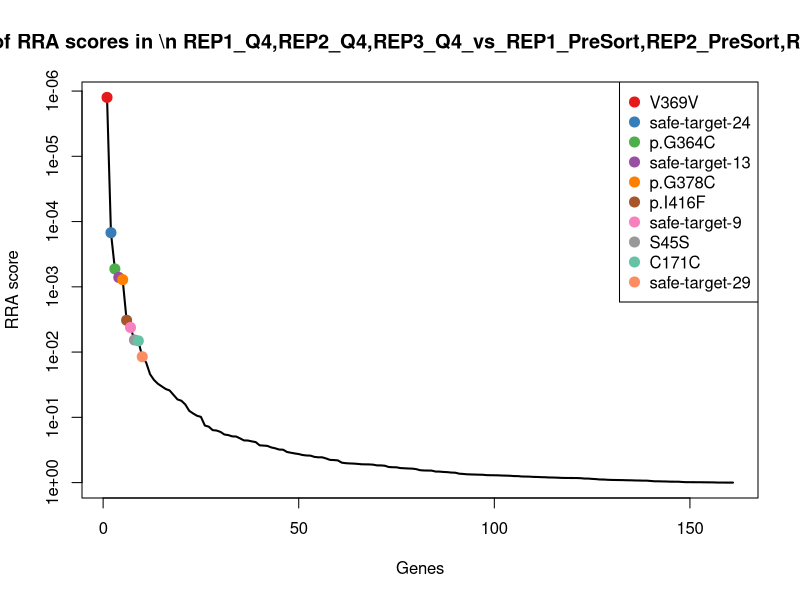
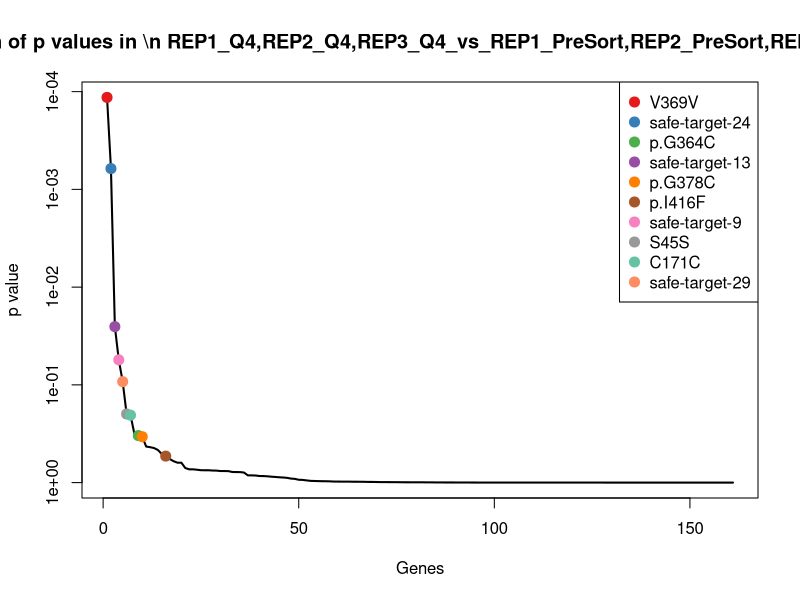
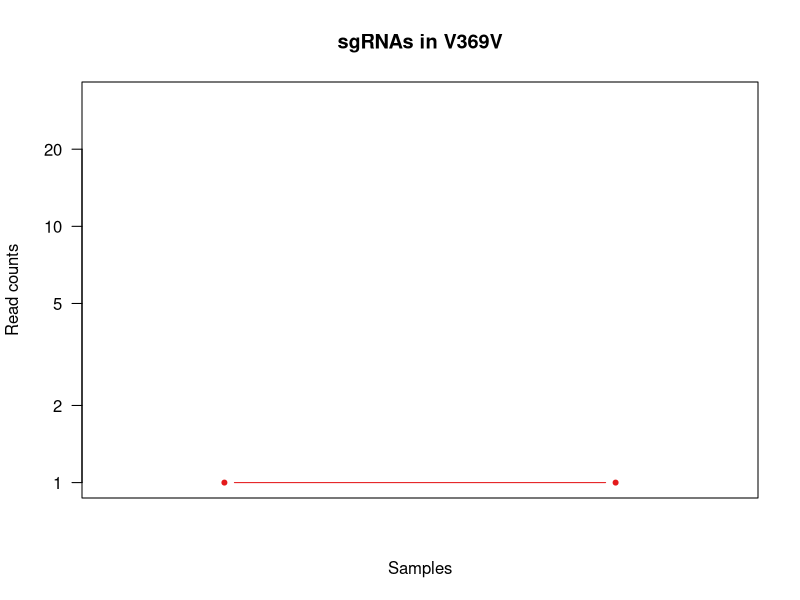

Reproduce these figures in R, in order. (Note: this script raises an error after producing the figures.)
pdf(file='Q4_presort_PAIRED_controls.pdf',width=4.5,height=4.5);
gstable=read.table('Q4_presort_PAIRED_controls.gene_summary.txt',header=T)
# 
#
# parameters
# Do not modify the variables beginning with "__"

# gstablename='__GENE_SUMMARY_FILE__'
startindex=3
# outputfile='__OUTPUT_FILE__'
targetgenelist=c("V369V","safe-target-24","p.G364C","safe-target-13","p.G378C","p.I416F","safe-target-9","S45S","C171C","safe-target-29")
# samplelabel=sub('.\\w+.\\w+$','',colnames(gstable)[startindex]);
samplelabel='REP1_Q4,REP2_Q4,REP3_Q4_vs_REP1_PreSort,REP2_PreSort,REP3_PreSort neg.'


# You need to write some codes in front of this code:
# gstable=read.table(gstablename,header=T)
# pdf(file=outputfile,width=6,height=6)


# set up color using RColorBrewer
#library(RColorBrewer)
#colors <- brewer.pal(length(targetgenelist), "Set1")

colors=c( "#E41A1C", "#377EB8", "#4DAF4A", "#984EA3", "#FF7F00",  "#A65628", "#F781BF",
          "#999999", "#66C2A5", "#FC8D62", "#8DA0CB", "#E78AC3", "#A6D854", "#FFD92F", "#E5C494", "#B3B3B3", 
          "#8DD3C7", "#FFFFB3", "#BEBADA", "#FB8072", "#80B1D3", "#FDB462", "#B3DE69", "#FCCDE5",
          "#D9D9D9", "#BC80BD", "#CCEBC5", "#FFED6F")

######
# function definition

plotrankedvalues<-function(val, tglist, ...){
  
  plot(val,log='y',ylim=c(max(val),min(val)),type='l',lwd=2, ...)
  if(length(tglist)>0){
    for(i in 1:length(tglist)){
      targetgene=tglist[i];
      tx=which(names(val)==targetgene);ty=val[targetgene];
      points(tx,ty,col=colors[(i %% length(colors)) ],cex=2,pch=20)
      # text(tx+50,ty,targetgene,col=colors[i])
    }
    legend('topright',tglist,pch=20,pt.cex = 2,cex=1,col=colors)
  }
}



plotrandvalues<-function(val,targetgenelist, ...){
  # choose the one with the best distance distribution
  
  mindiffvalue=0;
  randval=val;
  for(i in 1:20){
    randval0=sample(val)
    vindex=sort(which(names(randval0) %in% targetgenelist))
    if(max(vindex)>0.9*length(val)){
      # print('pass...')
      next;
    }
    mindiffind=min(diff(vindex));
    if (mindiffind > mindiffvalue){
      mindiffvalue=mindiffind;
      randval=randval0;
      # print(paste('Diff: ',mindiffvalue))
    }
  }
  plot(randval,log='y',ylim=c(max(randval),min(randval)),pch=20,col='grey', ...)
  
  if(length(targetgenelist)>0){
    for(i in 1:length(targetgenelist)){
      targetgene=targetgenelist[i];
      tx=which(names(randval)==targetgene);ty=randval[targetgene];
      points(tx,ty,col=colors[(i %% length(colors)) ],cex=2,pch=20)
      text(tx+50,ty,targetgene,col=colors[i])
    }
  }
  
}




# set.seed(1235)



pvec=gstable[,startindex]
names(pvec)=gstable[,'id']
pvec=sort(pvec);

plotrankedvalues(pvec,targetgenelist,xlab='Genes',ylab='RRA score',main=paste('Distribution of RRA scores in \\n',samplelabel))

# plotrandvalues(pvec,targetgenelist,xlab='Genes',ylab='RRA score',main=paste('Distribution of RRA scores in \\n',samplelabel))


pvec=gstable[,startindex+1]
names(pvec)=gstable[,'id']
pvec=sort(pvec);

plotrankedvalues(pvec,targetgenelist,xlab='Genes',ylab='p value',main=paste('Distribution of p values in \\n',samplelabel))

# plotrandvalues(pvec,targetgenelist,xlab='Genes',ylab='p value',main=paste('Distribution of p values in \\n',samplelabel))



# you need to write after this code:
# dev.off()






# parameters
# Do not modify the variables beginning with "__"
targetmat=list(c(0.0,0.0),c(6.735490181868349,0.7712224723918462),c(5.306450684945646,0.0),c(13.997936926875752,5.723338296363201),c(16.35761901310885,30.848898895673848),c(13.79677178085868,3.708107803850628))
targetgene="V369V"
collabel=c("REP1_PreSort","REP2_PreSort","REP3_PreSort","REP1_Q4","REP2_Q4","REP3_Q4")

# set up color using RColorBrewer
#library(RColorBrewer)
#colors <- brewer.pal(length(targetgenelist), "Set1")

colors=c( "#E41A1C", "#377EB8", "#4DAF4A", "#984EA3", "#FF7F00",  "#A65628", "#F781BF",
          "#999999", "#66C2A5", "#FC8D62", "#8DA0CB", "#E78AC3", "#A6D854", "#FFD92F", "#E5C494", "#B3B3B3", 
          "#8DD3C7", "#FFFFB3", "#BEBADA", "#FB8072", "#80B1D3", "#FDB462", "#B3DE69", "#FCCDE5",
          "#D9D9D9", "#BC80BD", "#CCEBC5", "#FFED6F")


## code

targetmatvec=unlist(targetmat)+1
yrange=range(targetmatvec[targetmatvec>0]);
# yrange[1]=1; # set the minimum value to 1
for(i in 1:length(targetmat)){
  vali=targetmat[[i]]+1;
  if(i==1){
    plot(1:length(vali),vali,type='b',las=1,pch=20,main=paste('sgRNAs in',targetgene),ylab='Read counts',xlab='Samples',xlim=c(0.7,length(vali)+0.3),ylim = yrange,col=colors[(i %% length(colors))],xaxt='n',log='y')
    axis(1,at=1:length(vali),labels=(collabel),las=2)
    # lines(0:100,rep(1,101),col='black');
  }else{
    lines(1:length(vali),vali,type='b',pch=20,col=colors[(i %% length(colors))])
  }
}




# parameters
# Do not modify the variables beginning with "__"
targetmat=list(c(27.995873853751505,4.5786706370905605),c(9.622128831240499,13.882004503053231),c(16.980642191826067,1.2360359346168759))
targetgene="safe-target-24"
collabel=c("REP1_PreSort","REP2_PreSort","REP3_PreSort","REP1_Q4","REP2_Q4","REP3_Q4")

# set up color using RColorBrewer
#library(RColorBrewer)
#colors <- brewer.pal(length(targetgenelist), "Set1")

colors=c( "#E41A1C", "#377EB8", "#4DAF4A", "#984EA3", "#FF7F00",  "#A65628", "#F781BF",
          "#999999", "#66C2A5", "#FC8D62", "#8DA0CB", "#E78AC3", "#A6D854", "#FFD92F", "#E5C494", "#B3B3B3", 
          "#8DD3C7", "#FFFFB3", "#BEBADA", "#FB8072", "#80B1D3", "#FDB462", "#B3DE69", "#FCCDE5",
          "#D9D9D9", "#BC80BD", "#CCEBC5", "#FFED6F")


## code

targetmatvec=unlist(targetmat)+1
yrange=range(targetmatvec[targetmatvec>0]);
# yrange[1]=1; # set the minimum value to 1
for(i in 1:length(targetmat)){
  vali=targetmat[[i]]+1;
  if(i==1){
    plot(1:length(vali),vali,type='b',las=1,pch=20,main=paste('sgRNAs in',targetgene),ylab='Read counts',xlab='Samples',xlim=c(0.7,length(vali)+0.3),ylim = yrange,col=colors[(i %% length(colors))],xaxt='n',log='y')
    axis(1,at=1:length(vali),labels=(collabel),las=2)
    # lines(0:100,rep(1,101),col='black');
  }else{
    lines(1:length(vali),vali,type='b',pch=20,col=colors[(i %% length(colors))])
  }
}




# parameters
# Do not modify the variables beginning with "__"
targetmat=list(c(1.9997052752679647,4.5786706370905605),c(0.9622128831240498,0.7712224723918462),c(1.0612901369891292,1.2360359346168759),c(84.9874741988885,38.91870041526977),c(56.77056010431894,115.68337085877693),c(83.8419208221412,50.67747331929191),c(4.999263188169912,2.2893353185452803),c(11.546554597488598,13.110782030661385),c(6.367740821934776,0.0),c(17.997347477411683,65.24605657854049),c(14.433193246860748,13.882004503053231),c(15.919352054836938,2.4720718692337518),c(9.998526376339823,25.182688503998083),c(11.546554597488598,26.992786533714614),c(19.103222465804325,22.248646823103766))
targetgene="p.G364C"
collabel=c("REP1_PreSort","REP2_PreSort","REP3_PreSort","REP1_Q4","REP2_Q4","REP3_Q4")

# set up color using RColorBrewer
#library(RColorBrewer)
#colors <- brewer.pal(length(targetgenelist), "Set1")

colors=c( "#E41A1C", "#377EB8", "#4DAF4A", "#984EA3", "#FF7F00",  "#A65628", "#F781BF",
          "#999999", "#66C2A5", "#FC8D62", "#8DA0CB", "#E78AC3", "#A6D854", "#FFD92F", "#E5C494", "#B3B3B3", 
          "#8DD3C7", "#FFFFB3", "#BEBADA", "#FB8072", "#80B1D3", "#FDB462", "#B3DE69", "#FCCDE5",
          "#D9D9D9", "#BC80BD", "#CCEBC5", "#FFED6F")


## code

targetmatvec=unlist(targetmat)+1
yrange=range(targetmatvec[targetmatvec>0]);
# yrange[1]=1; # set the minimum value to 1
for(i in 1:length(targetmat)){
  vali=targetmat[[i]]+1;
  if(i==1){
    plot(1:length(vali),vali,type='b',las=1,pch=20,main=paste('sgRNAs in',targetgene),ylab='Read counts',xlab='Samples',xlim=c(0.7,length(vali)+0.3),ylim = yrange,col=colors[(i %% length(colors))],xaxt='n',log='y')
    axis(1,at=1:length(vali),labels=(collabel),las=2)
    # lines(0:100,rep(1,101),col='black');
  }else{
    lines(1:length(vali),vali,type='b',pch=20,col=colors[(i %% length(colors))])
  }
}




# parameters
# Do not modify the variables beginning with "__"
targetmat=list(c(72.98924254728071,45.786706370905605),c(57.73277298744299,21.59422922697169),c(58.37095753440211,32.136934300038774))
targetgene="safe-target-13"
collabel=c("REP1_PreSort","REP2_PreSort","REP3_PreSort","REP1_Q4","REP2_Q4","REP3_Q4")

# set up color using RColorBrewer
#library(RColorBrewer)
#colors <- brewer.pal(length(targetgenelist), "Set1")

colors=c( "#E41A1C", "#377EB8", "#4DAF4A", "#984EA3", "#FF7F00",  "#A65628", "#F781BF",
          "#999999", "#66C2A5", "#FC8D62", "#8DA0CB", "#E78AC3", "#A6D854", "#FFD92F", "#E5C494", "#B3B3B3", 
          "#8DD3C7", "#FFFFB3", "#BEBADA", "#FB8072", "#80B1D3", "#FDB462", "#B3DE69", "#FCCDE5",
          "#D9D9D9", "#BC80BD", "#CCEBC5", "#FFED6F")


## code

targetmatvec=unlist(targetmat)+1
yrange=range(targetmatvec[targetmatvec>0]);
# yrange[1]=1; # set the minimum value to 1
for(i in 1:length(targetmat)){
  vali=targetmat[[i]]+1;
  if(i==1){
    plot(1:length(vali),vali,type='b',las=1,pch=20,main=paste('sgRNAs in',targetgene),ylab='Read counts',xlab='Samples',xlim=c(0.7,length(vali)+0.3),ylim = yrange,col=colors[(i %% length(colors))],xaxt='n',log='y')
    axis(1,at=1:length(vali),labels=(collabel),las=2)
    # lines(0:100,rep(1,101),col='black');
  }else{
    lines(1:length(vali),vali,type='b',pch=20,col=colors[(i %% length(colors))])
  }
}




# parameters
# Do not modify the variables beginning with "__"
targetmat=list(c(2.999557912901947,6.868005955635841),c(1.9244257662480997,6.941002251526616),c(1.0612901369891292,6.180179673084379),c(39.99410550535929,46.93137403017825),c(68.31711470180754,19.280561809796154),c(56.24837726042385,16.068467150019387),c(21.99675802794761,25.182688503998083),c(11.546554597488598,0.7712224723918462),c(19.103222465804325,21.01261088848689),c(31.995284404287435,81.27140380835745),c(37.52630244183794,97.94525399376447),c(57.30966739741298,59.329724861610046),c(10.998379013973805,34.3400297781792),c(20.206470545605047,18.509339337404306),c(9.551611232902163,14.832431215402512))
targetgene="p.G378C"
collabel=c("REP1_PreSort","REP2_PreSort","REP3_PreSort","REP1_Q4","REP2_Q4","REP3_Q4")

# set up color using RColorBrewer
#library(RColorBrewer)
#colors <- brewer.pal(length(targetgenelist), "Set1")

colors=c( "#E41A1C", "#377EB8", "#4DAF4A", "#984EA3", "#FF7F00",  "#A65628", "#F781BF",
          "#999999", "#66C2A5", "#FC8D62", "#8DA0CB", "#E78AC3", "#A6D854", "#FFD92F", "#E5C494", "#B3B3B3", 
          "#8DD3C7", "#FFFFB3", "#BEBADA", "#FB8072", "#80B1D3", "#FDB462", "#B3DE69", "#FCCDE5",
          "#D9D9D9", "#BC80BD", "#CCEBC5", "#FFED6F")


## code

targetmatvec=unlist(targetmat)+1
yrange=range(targetmatvec[targetmatvec>0]);
# yrange[1]=1; # set the minimum value to 1
for(i in 1:length(targetmat)){
  vali=targetmat[[i]]+1;
  if(i==1){
    plot(1:length(vali),vali,type='b',las=1,pch=20,main=paste('sgRNAs in',targetgene),ylab='Read counts',xlab='Samples',xlim=c(0.7,length(vali)+0.3),ylim = yrange,col=colors[(i %% length(colors))],xaxt='n',log='y')
    axis(1,at=1:length(vali),labels=(collabel),las=2)
    # lines(0:100,rep(1,101),col='black');
  }else{
    lines(1:length(vali),vali,type='b',pch=20,col=colors[(i %% length(colors))])
  }
}




# parameters
# Do not modify the variables beginning with "__"
targetmat=list(c(38.994252867725315,20.604017866907522),c(28.866386493721496,86.37691690788677),c(28.65483369870649,13.596395280785634),c(71.98938990964673,85.85007444544802),c(81.78809506554424,107.97114613485846),c(55.18708712343472,45.73332958082441),c(4.999263188169912,4.5786706370905605),c(0.0,7.712224723918462),c(3.183870410967388,1.2360359346168759),c(16.9974948397777,16.025347229816962),c(18.282044779356948,12.339559558269539),c(20.164512602793454,13.596395280785634),c(6.998968463437876,9.157341274181121),c(13.470980363736698,0.7712224723918462),c(21.225802739782583,14.832431215402512))
targetgene="p.I416F"
collabel=c("REP1_PreSort","REP2_PreSort","REP3_PreSort","REP1_Q4","REP2_Q4","REP3_Q4")

# set up color using RColorBrewer
#library(RColorBrewer)
#colors <- brewer.pal(length(targetgenelist), "Set1")

colors=c( "#E41A1C", "#377EB8", "#4DAF4A", "#984EA3", "#FF7F00",  "#A65628", "#F781BF",
          "#999999", "#66C2A5", "#FC8D62", "#8DA0CB", "#E78AC3", "#A6D854", "#FFD92F", "#E5C494", "#B3B3B3", 
          "#8DD3C7", "#FFFFB3", "#BEBADA", "#FB8072", "#80B1D3", "#FDB462", "#B3DE69", "#FCCDE5",
          "#D9D9D9", "#BC80BD", "#CCEBC5", "#FFED6F")


## code

targetmatvec=unlist(targetmat)+1
yrange=range(targetmatvec[targetmatvec>0]);
# yrange[1]=1; # set the minimum value to 1
for(i in 1:length(targetmat)){
  vali=targetmat[[i]]+1;
  if(i==1){
    plot(1:length(vali),vali,type='b',las=1,pch=20,main=paste('sgRNAs in',targetgene),ylab='Read counts',xlab='Samples',xlim=c(0.7,length(vali)+0.3),ylim = yrange,col=colors[(i %% length(colors))],xaxt='n',log='y')
    axis(1,at=1:length(vali),labels=(collabel),las=2)
    # lines(0:100,rep(1,101),col='black');
  }else{
    lines(1:length(vali),vali,type='b',pch=20,col=colors[(i %% length(colors))])
  }
}




# parameters
# Do not modify the variables beginning with "__"
targetmat=list(c(174.9742115859469,49.220709348723524),c(164.53840301421252,111.05603602442585),c(123.10965589073899,63.03783266546067))
targetgene="safe-target-9"
collabel=c("REP1_PreSort","REP2_PreSort","REP3_PreSort","REP1_Q4","REP2_Q4","REP3_Q4")

# set up color using RColorBrewer
#library(RColorBrewer)
#colors <- brewer.pal(length(targetgenelist), "Set1")

colors=c( "#E41A1C", "#377EB8", "#4DAF4A", "#984EA3", "#FF7F00",  "#A65628", "#F781BF",
          "#999999", "#66C2A5", "#FC8D62", "#8DA0CB", "#E78AC3", "#A6D854", "#FFD92F", "#E5C494", "#B3B3B3", 
          "#8DD3C7", "#FFFFB3", "#BEBADA", "#FB8072", "#80B1D3", "#FDB462", "#B3DE69", "#FCCDE5",
          "#D9D9D9", "#BC80BD", "#CCEBC5", "#FFED6F")


## code

targetmatvec=unlist(targetmat)+1
yrange=range(targetmatvec[targetmatvec>0]);
# yrange[1]=1; # set the minimum value to 1
for(i in 1:length(targetmat)){
  vali=targetmat[[i]]+1;
  if(i==1){
    plot(1:length(vali),vali,type='b',las=1,pch=20,main=paste('sgRNAs in',targetgene),ylab='Read counts',xlab='Samples',xlim=c(0.7,length(vali)+0.3),ylim = yrange,col=colors[(i %% length(colors))],xaxt='n',log='y')
    axis(1,at=1:length(vali),labels=(collabel),las=2)
    # lines(0:100,rep(1,101),col='black');
  }else{
    lines(1:length(vali),vali,type='b',pch=20,col=colors[(i %% length(colors))])
  }
}




# parameters
# Do not modify the variables beginning with "__"
targetmat=list(c(58.99130562040496,20.604017866907522),c(43.299579740582246,77.89346971157646),c(56.24837726042385,30.9008983654219),c(42.99366341826124,32.050694459633924),c(64.46826316931134,47.04457081590262),c(49.88063643848907,29.664862430805023))
targetgene="S45S"
collabel=c("REP1_PreSort","REP2_PreSort","REP3_PreSort","REP1_Q4","REP2_Q4","REP3_Q4")

# set up color using RColorBrewer
#library(RColorBrewer)
#colors <- brewer.pal(length(targetgenelist), "Set1")

colors=c( "#E41A1C", "#377EB8", "#4DAF4A", "#984EA3", "#FF7F00",  "#A65628", "#F781BF",
          "#999999", "#66C2A5", "#FC8D62", "#8DA0CB", "#E78AC3", "#A6D854", "#FFD92F", "#E5C494", "#B3B3B3", 
          "#8DD3C7", "#FFFFB3", "#BEBADA", "#FB8072", "#80B1D3", "#FDB462", "#B3DE69", "#FCCDE5",
          "#D9D9D9", "#BC80BD", "#CCEBC5", "#FFED6F")


## code

targetmatvec=unlist(targetmat)+1
yrange=range(targetmatvec[targetmatvec>0]);
# yrange[1]=1; # set the minimum value to 1
for(i in 1:length(targetmat)){
  vali=targetmat[[i]]+1;
  if(i==1){
    plot(1:length(vali),vali,type='b',las=1,pch=20,main=paste('sgRNAs in',targetgene),ylab='Read counts',xlab='Samples',xlim=c(0.7,length(vali)+0.3),ylim = yrange,col=colors[(i %% length(colors))],xaxt='n',log='y')
    axis(1,at=1:length(vali),labels=(collabel),las=2)
    # lines(0:100,rep(1,101),col='black');
  }else{
    lines(1:length(vali),vali,type='b',pch=20,col=colors[(i %% length(colors))])
  }
}




# parameters
# Do not modify the variables beginning with "__"
targetmat=list(c(702.8964042566896,608.9631947330446),c(774.5813709148601,677.9045532324328),c(648.448273700358,603.1855360930355),c(1.9997052752679647,3.4340029778179204),c(3.8488515324961994,1.5424449447836923),c(5.306450684945646,1.2360359346168759))
targetgene="C171C"
collabel=c("REP1_PreSort","REP2_PreSort","REP3_PreSort","REP1_Q4","REP2_Q4","REP3_Q4")

# set up color using RColorBrewer
#library(RColorBrewer)
#colors <- brewer.pal(length(targetgenelist), "Set1")

colors=c( "#E41A1C", "#377EB8", "#4DAF4A", "#984EA3", "#FF7F00",  "#A65628", "#F781BF",
          "#999999", "#66C2A5", "#FC8D62", "#8DA0CB", "#E78AC3", "#A6D854", "#FFD92F", "#E5C494", "#B3B3B3", 
          "#8DD3C7", "#FFFFB3", "#BEBADA", "#FB8072", "#80B1D3", "#FDB462", "#B3DE69", "#FCCDE5",
          "#D9D9D9", "#BC80BD", "#CCEBC5", "#FFED6F")


## code

targetmatvec=unlist(targetmat)+1
yrange=range(targetmatvec[targetmatvec>0]);
# yrange[1]=1; # set the minimum value to 1
for(i in 1:length(targetmat)){
  vali=targetmat[[i]]+1;
  if(i==1){
    plot(1:length(vali),vali,type='b',las=1,pch=20,main=paste('sgRNAs in',targetgene),ylab='Read counts',xlab='Samples',xlim=c(0.7,length(vali)+0.3),ylim = yrange,col=colors[(i %% length(colors))],xaxt='n',log='y')
    axis(1,at=1:length(vali),labels=(collabel),las=2)
    # lines(0:100,rep(1,101),col='black');
  }else{
    lines(1:length(vali),vali,type='b',pch=20,col=colors[(i %% length(colors))])
  }
}




# parameters
# Do not modify the variables beginning with "__"
targetmat=list(c(231.96581193108392,133.9261161348989),c(217.46011158603525,104.88625624529108),c(199.52254575395628,149.56034808864197))
targetgene="safe-target-29"
collabel=c("REP1_PreSort","REP2_PreSort","REP3_PreSort","REP1_Q4","REP2_Q4","REP3_Q4")

# set up color using RColorBrewer
#library(RColorBrewer)
#colors <- brewer.pal(length(targetgenelist), "Set1")

colors=c( "#E41A1C", "#377EB8", "#4DAF4A", "#984EA3", "#FF7F00",  "#A65628", "#F781BF",
          "#999999", "#66C2A5", "#FC8D62", "#8DA0CB", "#E78AC3", "#A6D854", "#FFD92F", "#E5C494", "#B3B3B3", 
          "#8DD3C7", "#FFFFB3", "#BEBADA", "#FB8072", "#80B1D3", "#FDB462", "#B3DE69", "#FCCDE5",
          "#D9D9D9", "#BC80BD", "#CCEBC5", "#FFED6F")


## code

targetmatvec=unlist(targetmat)+1
yrange=range(targetmatvec[targetmatvec>0]);
# yrange[1]=1; # set the minimum value to 1
for(i in 1:length(targetmat)){
  vali=targetmat[[i]]+1;
  if(i==1){
    plot(1:length(vali),vali,type='b',las=1,pch=20,main=paste('sgRNAs in',targetgene),ylab='Read counts',xlab='Samples',xlim=c(0.7,length(vali)+0.3),ylim = yrange,col=colors[(i %% length(colors))],xaxt='n',log='y')
    axis(1,at=1:length(vali),labels=(collabel),las=2)
    # lines(0:100,rep(1,101),col='black');
  }else{
    lines(1:length(vali),vali,type='b',pch=20,col=colors[(i %% length(colors))])
  }
}



# 
#
# parameters
# Do not modify the variables beginning with "__"

# gstablename='__GENE_SUMMARY_FILE__'
startindex=9
# outputfile='__OUTPUT_FILE__'
targetgenelist=c("safe-target-15","safe-target-10","p.H210P","safe-target-26","p.R320Q","p.G378C","p.R362Q","p.A184G","p.V369L","p.H274R")
# samplelabel=sub('.\\w+.\\w+$','',colnames(gstable)[startindex]);
samplelabel='REP1_Q4,REP2_Q4,REP3_Q4_vs_REP1_PreSort,REP2_PreSort,REP3_PreSort pos.'


# You need to write some codes in front of this code:
# gstable=read.table(gstablename,header=T)
# pdf(file=outputfile,width=6,height=6)


# set up color using RColorBrewer
#library(RColorBrewer)
#colors <- brewer.pal(length(targetgenelist), "Set1")

colors=c( "#E41A1C", "#377EB8", "#4DAF4A", "#984EA3", "#FF7F00",  "#A65628", "#F781BF",
          "#999999", "#66C2A5", "#FC8D62", "#8DA0CB", "#E78AC3", "#A6D854", "#FFD92F", "#E5C494", "#B3B3B3", 
          "#8DD3C7", "#FFFFB3", "#BEBADA", "#FB8072", "#80B1D3", "#FDB462", "#B3DE69", "#FCCDE5",
          "#D9D9D9", "#BC80BD", "#CCEBC5", "#FFED6F")

######
# function definition

plotrankedvalues<-function(val, tglist, ...){
  
  plot(val,log='y',ylim=c(max(val),min(val)),type='l',lwd=2, ...)
  if(length(tglist)>0){
    for(i in 1:length(tglist)){
      targetgene=tglist[i];
      tx=which(names(val)==targetgene);ty=val[targetgene];
      points(tx,ty,col=colors[(i %% length(colors)) ],cex=2,pch=20)
      # text(tx+50,ty,targetgene,col=colors[i])
    }
    legend('topright',tglist,pch=20,pt.cex = 2,cex=1,col=colors)
  }
}



plotrandvalues<-function(val,targetgenelist, ...){
  # choose the one with the best distance distribution
  
  mindiffvalue=0;
  randval=val;
  for(i in 1:20){
    randval0=sample(val)
    vindex=sort(which(names(randval0) %in% targetgenelist))
    if(max(vindex)>0.9*length(val)){
      # print('pass...')
      next;
    }
    mindiffind=min(diff(vindex));
    if (mindiffind > mindiffvalue){
      mindiffvalue=mindiffind;
      randval=randval0;
      # print(paste('Diff: ',mindiffvalue))
    }
  }
  plot(randval,log='y',ylim=c(max(randval),min(randval)),pch=20,col='grey', ...)
  
  if(length(targetgenelist)>0){
    for(i in 1:length(targetgenelist)){
      targetgene=targetgenelist[i];
      tx=which(names(randval)==targetgene);ty=randval[targetgene];
      points(tx,ty,col=colors[(i %% length(colors)) ],cex=2,pch=20)
      text(tx+50,ty,targetgene,col=colors[i])
    }
  }
  
}




# set.seed(1235)



pvec=gstable[,startindex]
names(pvec)=gstable[,'id']
pvec=sort(pvec);

plotrankedvalues(pvec,targetgenelist,xlab='Genes',ylab='RRA score',main=paste('Distribution of RRA scores in \\n',samplelabel))

# plotrandvalues(pvec,targetgenelist,xlab='Genes',ylab='RRA score',main=paste('Distribution of RRA scores in \\n',samplelabel))


pvec=gstable[,startindex+1]
names(pvec)=gstable[,'id']
pvec=sort(pvec);

plotrankedvalues(pvec,targetgenelist,xlab='Genes',ylab='p value',main=paste('Distribution of p values in \\n',samplelabel))

# plotrandvalues(pvec,targetgenelist,xlab='Genes',ylab='p value',main=paste('Distribution of p values in \\n',samplelabel))



# you need to write after this code:
# dev.off()






# parameters
# Do not modify the variables beginning with "__"
targetmat=list(c(283.958149088051,1953.9476943783968),c(445.5045648864351,2284.3609632246485),c(213.31931753481499,943.0954181126763))
targetgene="safe-target-15"
collabel=c("REP1_PreSort","REP2_PreSort","REP3_PreSort","REP1_Q4","REP2_Q4","REP3_Q4")

# set up color using RColorBrewer
#library(RColorBrewer)
#colors <- brewer.pal(length(targetgenelist), "Set1")

colors=c( "#E41A1C", "#377EB8", "#4DAF4A", "#984EA3", "#FF7F00",  "#A65628", "#F781BF",
          "#999999", "#66C2A5", "#FC8D62", "#8DA0CB", "#E78AC3", "#A6D854", "#FFD92F", "#E5C494", "#B3B3B3", 
          "#8DD3C7", "#FFFFB3", "#BEBADA", "#FB8072", "#80B1D3", "#FDB462", "#B3DE69", "#FCCDE5",
          "#D9D9D9", "#BC80BD", "#CCEBC5", "#FFED6F")


## code

targetmatvec=unlist(targetmat)+1
yrange=range(targetmatvec[targetmatvec>0]);
# yrange[1]=1; # set the minimum value to 1
for(i in 1:length(targetmat)){
  vali=targetmat[[i]]+1;
  if(i==1){
    plot(1:length(vali),vali,type='b',las=1,pch=20,main=paste('sgRNAs in',targetgene),ylab='Read counts',xlab='Samples',xlim=c(0.7,length(vali)+0.3),ylim = yrange,col=colors[(i %% length(colors))],xaxt='n',log='y')
    axis(1,at=1:length(vali),labels=(collabel),las=2)
    # lines(0:100,rep(1,101),col='black');
  }else{
    lines(1:length(vali),vali,type='b',pch=20,col=colors[(i %% length(colors))])
  }
}




# parameters
# Do not modify the variables beginning with "__"
targetmat=list(c(403.94046560412886,2030.6404275496636),c(676.435656836207,2335.26164640251),c(403.2902520558691,1250.8683658322784))
targetgene="safe-target-10"
collabel=c("REP1_PreSort","REP2_PreSort","REP3_PreSort","REP1_Q4","REP2_Q4","REP3_Q4")

# set up color using RColorBrewer
#library(RColorBrewer)
#colors <- brewer.pal(length(targetgenelist), "Set1")

colors=c( "#E41A1C", "#377EB8", "#4DAF4A", "#984EA3", "#FF7F00",  "#A65628", "#F781BF",
          "#999999", "#66C2A5", "#FC8D62", "#8DA0CB", "#E78AC3", "#A6D854", "#FFD92F", "#E5C494", "#B3B3B3", 
          "#8DD3C7", "#FFFFB3", "#BEBADA", "#FB8072", "#80B1D3", "#FDB462", "#B3DE69", "#FCCDE5",
          "#D9D9D9", "#BC80BD", "#CCEBC5", "#FFED6F")


## code

targetmatvec=unlist(targetmat)+1
yrange=range(targetmatvec[targetmatvec>0]);
# yrange[1]=1; # set the minimum value to 1
for(i in 1:length(targetmat)){
  vali=targetmat[[i]]+1;
  if(i==1){
    plot(1:length(vali),vali,type='b',las=1,pch=20,main=paste('sgRNAs in',targetgene),ylab='Read counts',xlab='Samples',xlim=c(0.7,length(vali)+0.3),ylim = yrange,col=colors[(i %% length(colors))],xaxt='n',log='y')
    axis(1,at=1:length(vali),labels=(collabel),las=2)
    # lines(0:100,rep(1,101),col='black');
  }else{
    lines(1:length(vali),vali,type='b',pch=20,col=colors[(i %% length(colors))])
  }
}




# parameters
# Do not modify the variables beginning with "__"
targetmat=list(c(9.998526376339823,36.629365096724484),c(16.35761901310885,8.483447196310308),c(5.306450684945646,21.01261088848689),c(10.998379013973805,9.157341274181121),c(12.508767480612647,15.424449447836924),c(10.612901369891292,17.304503084636263),c(14.997789564509736,24.038020844725445),c(21.168683428729096,16.19567192022877),c(12.735481643869552,29.664862430805023),c(5.999115825803894,12.591344251999042),c(0.9622128831240498,2.3136674171755383),c(0.0,8.652251542318131),c(11.998231651607789,30.906026800361282),c(17.3198318962329,26.22156406132277),c(8.490321095913034,22.248646823103766))
targetgene="p.H210P"
collabel=c("REP1_PreSort","REP2_PreSort","REP3_PreSort","REP1_Q4","REP2_Q4","REP3_Q4")

# set up color using RColorBrewer
#library(RColorBrewer)
#colors <- brewer.pal(length(targetgenelist), "Set1")

colors=c( "#E41A1C", "#377EB8", "#4DAF4A", "#984EA3", "#FF7F00",  "#A65628", "#F781BF",
          "#999999", "#66C2A5", "#FC8D62", "#8DA0CB", "#E78AC3", "#A6D854", "#FFD92F", "#E5C494", "#B3B3B3", 
          "#8DD3C7", "#FFFFB3", "#BEBADA", "#FB8072", "#80B1D3", "#FDB462", "#B3DE69", "#FCCDE5",
          "#D9D9D9", "#BC80BD", "#CCEBC5", "#FFED6F")


## code

targetmatvec=unlist(targetmat)+1
yrange=range(targetmatvec[targetmatvec>0]);
# yrange[1]=1; # set the minimum value to 1
for(i in 1:length(targetmat)){
  vali=targetmat[[i]]+1;
  if(i==1){
    plot(1:length(vali),vali,type='b',las=1,pch=20,main=paste('sgRNAs in',targetgene),ylab='Read counts',xlab='Samples',xlim=c(0.7,length(vali)+0.3),ylim = yrange,col=colors[(i %% length(colors))],xaxt='n',log='y')
    axis(1,at=1:length(vali),labels=(collabel),las=2)
    # lines(0:100,rep(1,101),col='black');
  }else{
    lines(1:length(vali),vali,type='b',pch=20,col=colors[(i %% length(colors))])
  }
}




# parameters
# Do not modify the variables beginning with "__"
targetmat=list(c(254.9624225966655,651.3158981261322),c(310.7947612490681,785.1044768948993),c(229.23866958965192,531.4954518852567))
targetgene="safe-target-26"
collabel=c("REP1_PreSort","REP2_PreSort","REP3_PreSort","REP1_Q4","REP2_Q4","REP3_Q4")

# set up color using RColorBrewer
#library(RColorBrewer)
#colors <- brewer.pal(length(targetgenelist), "Set1")

colors=c( "#E41A1C", "#377EB8", "#4DAF4A", "#984EA3", "#FF7F00",  "#A65628", "#F781BF",
          "#999999", "#66C2A5", "#FC8D62", "#8DA0CB", "#E78AC3", "#A6D854", "#FFD92F", "#E5C494", "#B3B3B3", 
          "#8DD3C7", "#FFFFB3", "#BEBADA", "#FB8072", "#80B1D3", "#FDB462", "#B3DE69", "#FCCDE5",
          "#D9D9D9", "#BC80BD", "#CCEBC5", "#FFED6F")


## code

targetmatvec=unlist(targetmat)+1
yrange=range(targetmatvec[targetmatvec>0]);
# yrange[1]=1; # set the minimum value to 1
for(i in 1:length(targetmat)){
  vali=targetmat[[i]]+1;
  if(i==1){
    plot(1:length(vali),vali,type='b',las=1,pch=20,main=paste('sgRNAs in',targetgene),ylab='Read counts',xlab='Samples',xlim=c(0.7,length(vali)+0.3),ylim = yrange,col=colors[(i %% length(colors))],xaxt='n',log='y')
    axis(1,at=1:length(vali),labels=(collabel),las=2)
    # lines(0:100,rep(1,101),col='black');
  }else{
    lines(1:length(vali),vali,type='b',pch=20,col=colors[(i %% length(colors))])
  }
}




# parameters
# Do not modify the variables beginning with "__"
targetmat=list(c(102.98482167630019,148.80679570544322),c(90.44801101366069,202.0602877666637),c(117.80320520579335,84.05044355394756),c(21.99675802794761,92.71808040108385),c(49.07285703932654,84.06324949071123),c(19.103222465804325,58.09368892699317),c(42.99366341826124,95.00741571962914),c(31.753025143093645,68.63880004287431),c(38.20644493160865,61.8017967308438),c(101.9849690386662,172.84481655016867),c(100.07013984490118,239.07896644147232),c(144.33545863052157,139.67206061170697),c(40.99395814299328,57.23338296363201),c(51.959495688698695,60.155352846564),c(53.064506849456464,21.01261088848689))
targetgene="p.R320Q"
collabel=c("REP1_PreSort","REP2_PreSort","REP3_PreSort","REP1_Q4","REP2_Q4","REP3_Q4")

# set up color using RColorBrewer
#library(RColorBrewer)
#colors <- brewer.pal(length(targetgenelist), "Set1")

colors=c( "#E41A1C", "#377EB8", "#4DAF4A", "#984EA3", "#FF7F00",  "#A65628", "#F781BF",
          "#999999", "#66C2A5", "#FC8D62", "#8DA0CB", "#E78AC3", "#A6D854", "#FFD92F", "#E5C494", "#B3B3B3", 
          "#8DD3C7", "#FFFFB3", "#BEBADA", "#FB8072", "#80B1D3", "#FDB462", "#B3DE69", "#FCCDE5",
          "#D9D9D9", "#BC80BD", "#CCEBC5", "#FFED6F")


## code

targetmatvec=unlist(targetmat)+1
yrange=range(targetmatvec[targetmatvec>0]);
# yrange[1]=1; # set the minimum value to 1
for(i in 1:length(targetmat)){
  vali=targetmat[[i]]+1;
  if(i==1){
    plot(1:length(vali),vali,type='b',las=1,pch=20,main=paste('sgRNAs in',targetgene),ylab='Read counts',xlab='Samples',xlim=c(0.7,length(vali)+0.3),ylim = yrange,col=colors[(i %% length(colors))],xaxt='n',log='y')
    axis(1,at=1:length(vali),labels=(collabel),las=2)
    # lines(0:100,rep(1,101),col='black');
  }else{
    lines(1:length(vali),vali,type='b',pch=20,col=colors[(i %% length(colors))])
  }
}




# parameters
# Do not modify the variables beginning with "__"
targetmat=list(c(2.999557912901947,6.868005955635841),c(1.9244257662480997,6.941002251526616),c(1.0612901369891292,6.180179673084379),c(39.99410550535929,46.93137403017825),c(68.31711470180754,19.280561809796154),c(56.24837726042385,16.068467150019387),c(21.99675802794761,25.182688503998083),c(11.546554597488598,0.7712224723918462),c(19.103222465804325,21.01261088848689),c(31.995284404287435,81.27140380835745),c(37.52630244183794,97.94525399376447),c(57.30966739741298,59.329724861610046),c(10.998379013973805,34.3400297781792),c(20.206470545605047,18.509339337404306),c(9.551611232902163,14.832431215402512))
targetgene="p.G378C"
collabel=c("REP1_PreSort","REP2_PreSort","REP3_PreSort","REP1_Q4","REP2_Q4","REP3_Q4")

# set up color using RColorBrewer
#library(RColorBrewer)
#colors <- brewer.pal(length(targetgenelist), "Set1")

colors=c( "#E41A1C", "#377EB8", "#4DAF4A", "#984EA3", "#FF7F00",  "#A65628", "#F781BF",
          "#999999", "#66C2A5", "#FC8D62", "#8DA0CB", "#E78AC3", "#A6D854", "#FFD92F", "#E5C494", "#B3B3B3", 
          "#8DD3C7", "#FFFFB3", "#BEBADA", "#FB8072", "#80B1D3", "#FDB462", "#B3DE69", "#FCCDE5",
          "#D9D9D9", "#BC80BD", "#CCEBC5", "#FFED6F")


## code

targetmatvec=unlist(targetmat)+1
yrange=range(targetmatvec[targetmatvec>0]);
# yrange[1]=1; # set the minimum value to 1
for(i in 1:length(targetmat)){
  vali=targetmat[[i]]+1;
  if(i==1){
    plot(1:length(vali),vali,type='b',las=1,pch=20,main=paste('sgRNAs in',targetgene),ylab='Read counts',xlab='Samples',xlim=c(0.7,length(vali)+0.3),ylim = yrange,col=colors[(i %% length(colors))],xaxt='n',log='y')
    axis(1,at=1:length(vali),labels=(collabel),las=2)
    # lines(0:100,rep(1,101),col='black');
  }else{
    lines(1:length(vali),vali,type='b',pch=20,col=colors[(i %% length(colors))])
  }
}




# parameters
# Do not modify the variables beginning with "__"
targetmat=list(c(24.99631594084956,13.736011911271682),c(18.282044779356948,30.077676423282),c(14.85806191784781,46.96936551544128),c(5.999115825803894,12.591344251999042),c(4.811064415620249,17.73811686501246),c(11.67419150688042,9.888287476935007),c(32.99513704192142,59.52271828217729),c(38.488515324961995,36.24745620241677),c(40.32902520558691,48.20540145005816),c(12.99808428924177,40.0633680745424),c(29.828599376845546,45.50212587111892),c(23.34838301376084,8.652251542318131),c(7.998821101071859,20.604017866907522),c(6.735490181868349,16.19567192022877),c(4.245160547956517,2.4720718692337518))
targetgene="p.R362Q"
collabel=c("REP1_PreSort","REP2_PreSort","REP3_PreSort","REP1_Q4","REP2_Q4","REP3_Q4")

# set up color using RColorBrewer
#library(RColorBrewer)
#colors <- brewer.pal(length(targetgenelist), "Set1")

colors=c( "#E41A1C", "#377EB8", "#4DAF4A", "#984EA3", "#FF7F00",  "#A65628", "#F781BF",
          "#999999", "#66C2A5", "#FC8D62", "#8DA0CB", "#E78AC3", "#A6D854", "#FFD92F", "#E5C494", "#B3B3B3", 
          "#8DD3C7", "#FFFFB3", "#BEBADA", "#FB8072", "#80B1D3", "#FDB462", "#B3DE69", "#FCCDE5",
          "#D9D9D9", "#BC80BD", "#CCEBC5", "#FFED6F")


## code

targetmatvec=unlist(targetmat)+1
yrange=range(targetmatvec[targetmatvec>0]);
# yrange[1]=1; # set the minimum value to 1
for(i in 1:length(targetmat)){
  vali=targetmat[[i]]+1;
  if(i==1){
    plot(1:length(vali),vali,type='b',las=1,pch=20,main=paste('sgRNAs in',targetgene),ylab='Read counts',xlab='Samples',xlim=c(0.7,length(vali)+0.3),ylim = yrange,col=colors[(i %% length(colors))],xaxt='n',log='y')
    axis(1,at=1:length(vali),labels=(collabel),las=2)
    # lines(0:100,rep(1,101),col='black');
  }else{
    lines(1:length(vali),vali,type='b',pch=20,col=colors[(i %% length(colors))])
  }
}




# parameters
# Do not modify the variables beginning with "__"
targetmat=list(c(134.98010608058763,257.550223336344),c(145.29414535173152,320.0573260426162),c(142.2128783565433,341.14591795425775),c(70.98953727201275,114.46676592726402),c(73.12817911742779,125.70926299987093),c(67.92256876730427,81.57837168471382),c(40.99395814299328,41.208035733815045),c(53.883921454946794,64.01146520852323),c(59.43224767139124,64.27386860007755),c(252.96271732139755,635.2905508963153),c(209.76240852104286,616.9779779134769),c(182.54190356213022,582.1729252045485),c(38.994252867725315,53.799379985814085),c(28.866386493721496,42.41723598155154),c(39.26773506859778,35.8450421038894))
targetgene="p.A184G"
collabel=c("REP1_PreSort","REP2_PreSort","REP3_PreSort","REP1_Q4","REP2_Q4","REP3_Q4")

# set up color using RColorBrewer
#library(RColorBrewer)
#colors <- brewer.pal(length(targetgenelist), "Set1")

colors=c( "#E41A1C", "#377EB8", "#4DAF4A", "#984EA3", "#FF7F00",  "#A65628", "#F781BF",
          "#999999", "#66C2A5", "#FC8D62", "#8DA0CB", "#E78AC3", "#A6D854", "#FFD92F", "#E5C494", "#B3B3B3", 
          "#8DD3C7", "#FFFFB3", "#BEBADA", "#FB8072", "#80B1D3", "#FDB462", "#B3DE69", "#FCCDE5",
          "#D9D9D9", "#BC80BD", "#CCEBC5", "#FFED6F")


## code

targetmatvec=unlist(targetmat)+1
yrange=range(targetmatvec[targetmatvec>0]);
# yrange[1]=1; # set the minimum value to 1
for(i in 1:length(targetmat)){
  vali=targetmat[[i]]+1;
  if(i==1){
    plot(1:length(vali),vali,type='b',las=1,pch=20,main=paste('sgRNAs in',targetgene),ylab='Read counts',xlab='Samples',xlim=c(0.7,length(vali)+0.3),ylim = yrange,col=colors[(i %% length(colors))],xaxt='n',log='y')
    axis(1,at=1:length(vali),labels=(collabel),las=2)
    # lines(0:100,rep(1,101),col='black');
  }else{
    lines(1:length(vali),vali,type='b',pch=20,col=colors[(i %% length(colors))])
  }
}




# parameters
# Do not modify the variables beginning with "__"
targetmat=list(c(16.9974948397777,51.51004466726881),c(35.60187667558984,2.3136674171755383),c(43.512895616554296,21.01261088848689),c(10.998379013973805,3.4340029778179204),c(10.584341714364548,11.568337085877692),c(9.551611232902163,8.652251542318131),c(10.998379013973805,8.012673614908481),c(6.735490181868349,26.22156406132277),c(13.79677178085868,24.720718692337517),c(6.998968463437876,29.761359141088644),c(9.622128831240499,55.528018012212925),c(15.919352054836938,11.124323411551883),c(9.998526376339823,11.446676592726401),c(13.470980363736698,33.162566312849385),c(16.980642191826067,13.596395280785634))
targetgene="p.V369L"
collabel=c("REP1_PreSort","REP2_PreSort","REP3_PreSort","REP1_Q4","REP2_Q4","REP3_Q4")

# set up color using RColorBrewer
#library(RColorBrewer)
#colors <- brewer.pal(length(targetgenelist), "Set1")

colors=c( "#E41A1C", "#377EB8", "#4DAF4A", "#984EA3", "#FF7F00",  "#A65628", "#F781BF",
          "#999999", "#66C2A5", "#FC8D62", "#8DA0CB", "#E78AC3", "#A6D854", "#FFD92F", "#E5C494", "#B3B3B3", 
          "#8DD3C7", "#FFFFB3", "#BEBADA", "#FB8072", "#80B1D3", "#FDB462", "#B3DE69", "#FCCDE5",
          "#D9D9D9", "#BC80BD", "#CCEBC5", "#FFED6F")


## code

targetmatvec=unlist(targetmat)+1
yrange=range(targetmatvec[targetmatvec>0]);
# yrange[1]=1; # set the minimum value to 1
for(i in 1:length(targetmat)){
  vali=targetmat[[i]]+1;
  if(i==1){
    plot(1:length(vali),vali,type='b',las=1,pch=20,main=paste('sgRNAs in',targetgene),ylab='Read counts',xlab='Samples',xlim=c(0.7,length(vali)+0.3),ylim = yrange,col=colors[(i %% length(colors))],xaxt='n',log='y')
    axis(1,at=1:length(vali),labels=(collabel),las=2)
    # lines(0:100,rep(1,101),col='black');
  }else{
    lines(1:length(vali),vali,type='b',pch=20,col=colors[(i %% length(colors))])
  }
}




# parameters
# Do not modify the variables beginning with "__"
targetmat=list(c(34.99484231718938,92.71808040108385),c(37.52630244183794,53.98557306742923),c(28.65483369870649,61.8017967308438),c(19.997052752679647,41.208035733815045),c(14.433193246860748,56.299240484604766),c(11.67419150688042,50.67747331929191),c(125.98143234188177,198.02750505416674),c(170.3116803129568,186.63583831882676),c(182.54190356213022,144.61620435017448),c(15.997642202143718,10.302008933453761),c(10.584341714364548,6.941002251526616),c(9.551611232902163,18.54053901925314),c(26.996021216117523,35.48469743745184),c(44.26179262370629,53.98557306742923),c(29.71612383569562,32.136934300038774))
targetgene="p.H274R"
collabel=c("REP1_PreSort","REP2_PreSort","REP3_PreSort","REP1_Q4","REP2_Q4","REP3_Q4")

# set up color using RColorBrewer
#library(RColorBrewer)
#colors <- brewer.pal(length(targetgenelist), "Set1")

colors=c( "#E41A1C", "#377EB8", "#4DAF4A", "#984EA3", "#FF7F00",  "#A65628", "#F781BF",
          "#999999", "#66C2A5", "#FC8D62", "#8DA0CB", "#E78AC3", "#A6D854", "#FFD92F", "#E5C494", "#B3B3B3", 
          "#8DD3C7", "#FFFFB3", "#BEBADA", "#FB8072", "#80B1D3", "#FDB462", "#B3DE69", "#FCCDE5",
          "#D9D9D9", "#BC80BD", "#CCEBC5", "#FFED6F")


## code

targetmatvec=unlist(targetmat)+1
yrange=range(targetmatvec[targetmatvec>0]);
# yrange[1]=1; # set the minimum value to 1
for(i in 1:length(targetmat)){
  vali=targetmat[[i]]+1;
  if(i==1){
    plot(1:length(vali),vali,type='b',las=1,pch=20,main=paste('sgRNAs in',targetgene),ylab='Read counts',xlab='Samples',xlim=c(0.7,length(vali)+0.3),ylim = yrange,col=colors[(i %% length(colors))],xaxt='n',log='y')
    axis(1,at=1:length(vali),labels=(collabel),las=2)
    # lines(0:100,rep(1,101),col='black');
  }else{
    lines(1:length(vali),vali,type='b',pch=20,col=colors[(i %% length(colors))])
  }
}



dev.off()
Sweave("Q4_presort_PAIRED_controls_summary.Rnw");
library(tools);

texi2dvi("Q4_presort_PAIRED_controls_summary.tex",pdf=TRUE);

